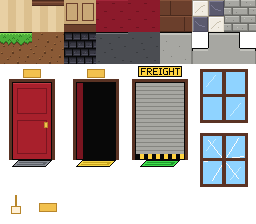
#> input picture assets/tilesets/hotel_tileset.png, 256 x 224 px
$ python wiki_art_sheets.py
#> lines starting #> are read from the running program, lines starting #| are printed output that depends on the picture; pictures that were not available may be replaced by others from this repository, and a replacement may not be noted
"""Art List images built straight from the shipped sprites.

Every image is the bare sprite (or a plain grid of sprites) scaled up on a
transparent background: no labels, frames or shadows. Writes to docs/wiki-images.

    python docs/wiki-images/src/wiki_art_sheets.py
"""
import glob
import json
import os

from PIL import Image

ROOT = os.path.abspath(os.path.join(os.path.dirname(__file__), "..", "..", ".."))
A = os.path.join(ROOT, "assets") + "/"
OUT = os.path.join(ROOT, "docs", "wiki-images") + "/"


def load(rel):
    return Image.open(A + rel).convert("RGBA")


def frames(rel):
    """All frames of a sheet, using its Aseprite JSON when there is one."""
    im = load(rel)
    js = A + os.path.splitext(rel)[0] + ".json"
    if not os.path.exists(js):
        return [im]
    out = []
    for f in json.load(open(js, encoding="utf-8"))["frames"]:
        r = f["frame"]
        out.append(im.crop((r["x"], r["y"], r["x"] + r["w"], r["y"] + r["h"])))
    return out


def pack(items, width, gap=8):
    """Shelf-pack images left to right, bottom aligned per row, on transparency."""
    rows, cur, x = [], [], 0
    for im in items:
        if cur and x + im.width > width:
            rows.append(cur)
            cur, x = [], 0
        cur.append(im)
        x += im.width + gap
    rows.append(cur)
    w = max(sum(i.width for i in r) + gap * (len(r) - 1) for r in rows)
    h = sum(max(i.height for i in r) for r in rows) + gap * (len(rows) - 1)
    c = Image.new("RGBA", (w, h))
    y = 0
    for r in rows:
        rh = max(i.height for i in r)
        x = 0
        for i in r:
            c.alpha_composite(i, (x, y + rh - i.height))
            x += i.width + gap
        y += rh + gap
    return c


def save(im, name, s):
    im.resize((im.width * s, im.height * s), Image.NEAREST).save(OUT + name + ".png")
    print("saved %s %dx%d" % (name, im.width * s, im.height * s))


def row(items, gap=8):
    return pack(items, 10 ** 6, gap)


save(load("tilesets/hotel_tileset.png"), "art_hotel_tileset", 4)
#> in load, returned value is the input picture: PIL image 256x224 RGBA; mean R, G, B, A 76.9, 63.1, 58.7, 154.9
#> in save, `im.resize((im.width * s, im.height * s), Image.NEAREST).save(OUT + nam..`:
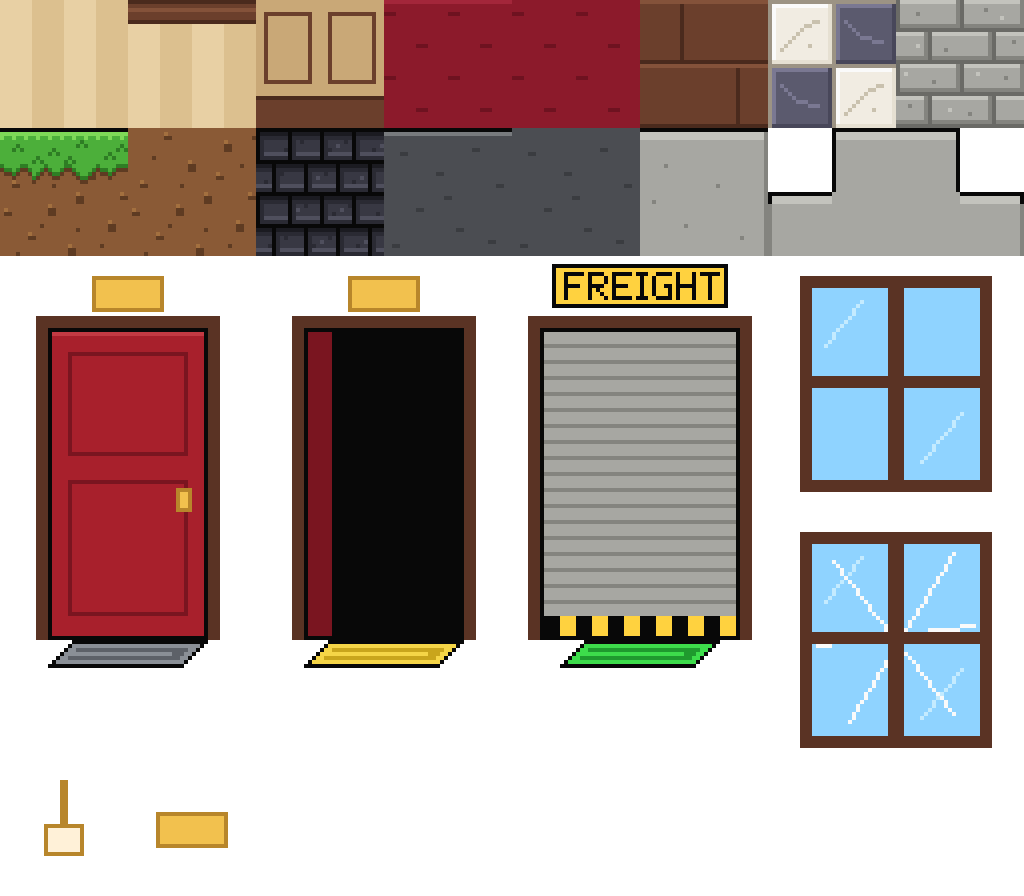
#> saved as art_hotel_tileset.png: PIL image 1024x896 RGBA; mean R, G, B, A 76.9, 63.1, 58.7, 154.9; transparent parts drawn white
#| saved art_hotel_tileset 1024x896
save(load("sprites/vehicles/delivery_truck.png"), "art_delivery_truck", 4)
#> call 2 of load, with rel = 'sprites/vehicles/delivery_truck.png'
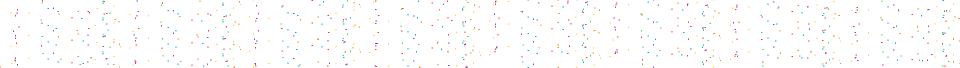
#> input picture assets/ui/confetti.png, 1920 x 135 px, given in place of delivery_truck.png, which was not available (shown at 1/2 size)
#> in load, returned value is the input picture: PIL image 1920x135 RGBA; mean R, G, B, A 3.6, 3.1, 2.6, 5.1
#> call 2 of save, with name = 'art_delivery_truck', s = 4
#> in save (call 2), `im.resize((im.width * s, im.height * s), Image.NEAREST).save(OUT + nam..`:
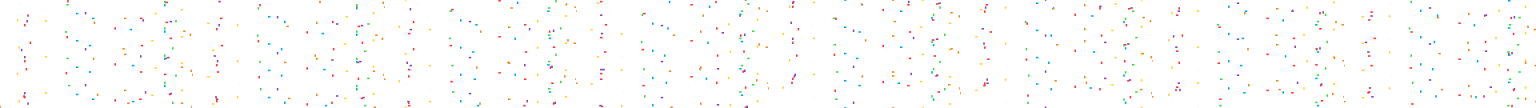
#> saved as art_delivery_truck.png: PIL image 7680x540 RGBA (shown at 1/5 size); mean R, G, B, A 3.6, 3.1, 2.6, 5.1; transparent parts drawn white
#| saved art_delivery_truck 7680x540
save(row(frames("sprites/vehicles/dolly.png")), "art_dolly", 4)
#> in pack, `rows, cur, x = [], [], 0`: rows = []; x = 0
#> the loop in pack, `for im in items:` made 1 pass
#> x on pass 1: 264
#> after the loop in pack, `for im in items:`: cur = 1 item; x = 264
#> in pack, `w = max(sum(i.width for i in r) + gap * (len(r) - 1) for r in rows)`: w = 256
#> in pack, `h = sum(max(i.height for i in r) for r in rows) + gap * (len(rows) - 1)`: h = 224
#> in pack, `c = Image.new("RGBA", (w, h))`: c: PIL image 256x224 RGBA; every value is 0
#> the loop in pack, `for r in rows:` made 1 pass
#> (rh, y) on pass 1: (224, 232)
#> after the loop in pack, `for r in rows:`: y = 232
#| saved art_dolly 1024x896

I = "sprites/interactables/"
save(row(frames(I + "lever.png")), "art_lever", 6)
#> the loop in pack (call 2), `for im in items:` made 1 pass
#> the loop in pack (call 2), `for r in rows:` made 1 pass
#> call 4 of save, with name = 'art_lever', s = 6
#> in save (call 4), `im.resize((im.width * s, im.height * s), Image.NEAREST).save(OUT + nam..`:
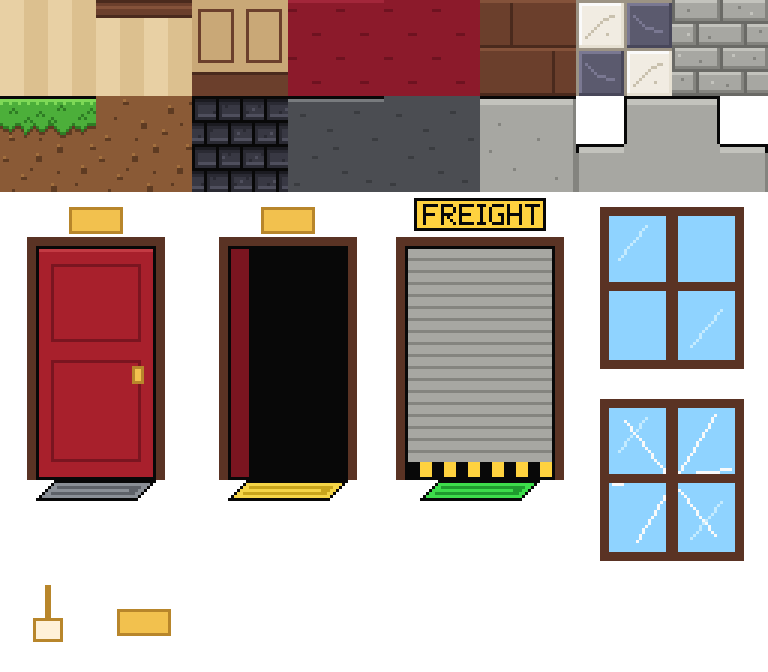
#> saved as art_lever.png: PIL image 1536x1344 RGBA (shown at 1/2 size); mean R, G, B, A 76.9, 63.1, 58.7, 154.9; transparent parts drawn white
#| saved art_lever 1536x1344
save(row(frames(I + "pressure_plate.png")), "art_pressure_plate", 6)
#> (the run stopped early here; a loop or call above may not have finished)
